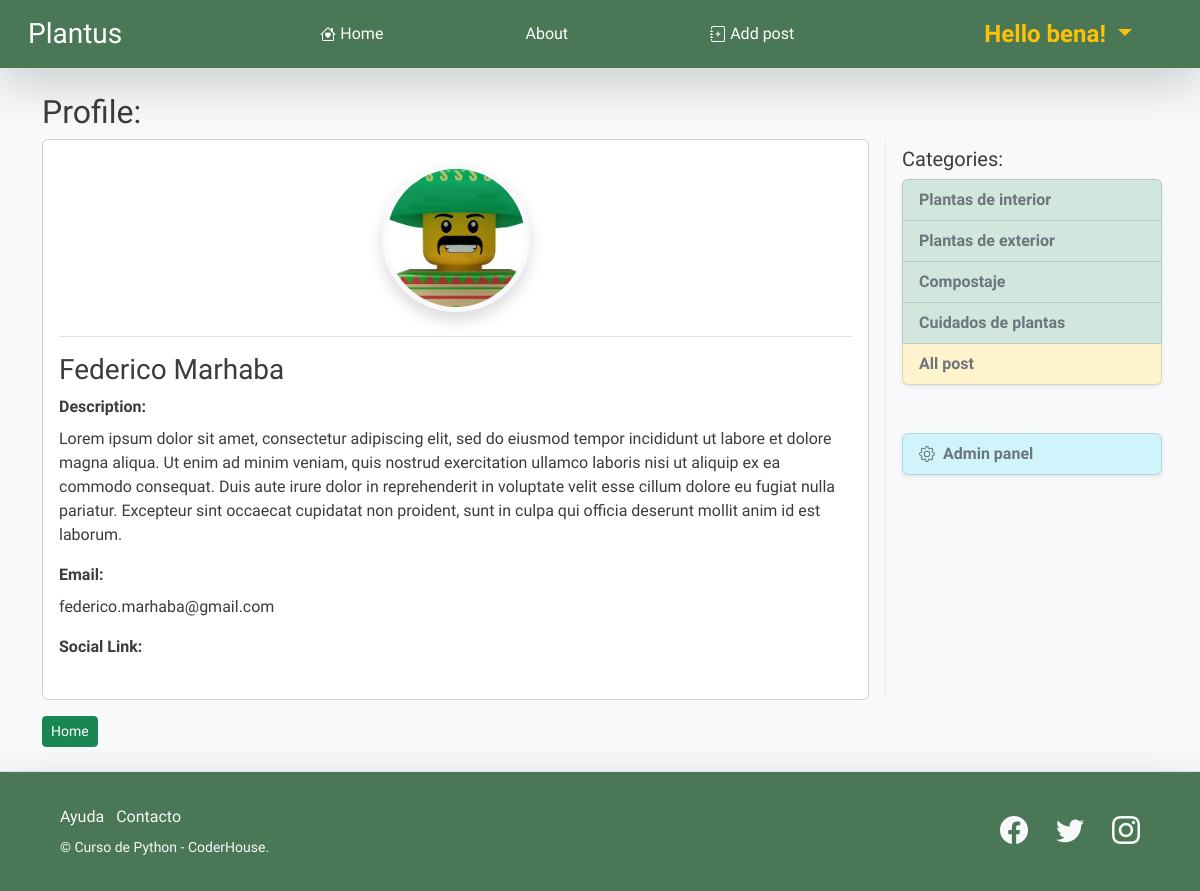
Page /members/user_profile/4/ (signed in) on the committed database.
### blog/models.py (models this page shows, shortened)
class Profile (models.Model):
    user            = models.OneToOneField(User, null=True, on_delete = models.CASCADE)
    description     = models.TextField()
    avatar          = models.ImageField(upload_to='avatars', null=True, blank=True)
    instagram_url   = models.CharField(max_length=256,null=True, blank=True)
    facebook_url    = models.CharField(max_length=256,null=True, blank=True)

class Category (models.Model):
    name = models.CharField(max_length=255)
    def __str__(self):
        return self.name

### plantus_members/views.py (the view)
# urls.py: path('user_profile/<int:pk>/', UserProfileView.as_view(template_name='user_details.html'), name="user_profile"),
class UserProfileView (LoginRequiredMixin, DetailView):
    model           = Profile
    template_name   = "user_details.html"
    def get_context_data(self, *args, **kwargs):
        category_menu = Category.objects.all()
        page_user = get_object_or_404(Profile, id=self.kwargs['pk'])
        context = super(UserProfileView, self).get_context_data(*args, **kwargs)
        context['category_menu'] = category_menu
        context['page_user'] = page_user
        return context

### plantus_members/templates/user_details.html (shortened to what this page needs)
{% extends "base.html" %}
{% load static %}
{% block blog_base %}
<div>
    <h2>
        Profile:
    </h2>
    <div class='row'>
        <div class='col-lg-9 pe-3 '>
            <div class="card">
                <div class="card-body mb-0">
                    <div class=" d-flex justify-content-center pt-2 pb-4 w-100">
                        {% if page_user.avatar.url %}
                        <img src="{{page_user.avatar.url}}" class="img-fluid rounded-circle border border-5 border-light shadow" style="max-width:148px;max-width:148px;"alt="post.author">
                        {% else %}
                        <img src="{% static 'assets/1.jpg' %}" class="img-fluid rounded-circle border border-5 border-light shadow" style="max-width:148px;max-width:148px;"alt="post.author">
                        {% endif %}
                      </div>
                      <div class='border-top pt-3'>
                        <h3>
                            {{page_user.user.first_name}} {{page_user.user.last_name}}
                        </h3>
                        <p class='card-title'>
                            Description:
                        </p>
                        <p class=' fs-6 fw-normal'>
                            {{page_user.description}}
                        </p>
                        <p class='card-title'>
                            Email:
                        </p>
                        <p class=' fs-6 fw-normal'>
                            {{page_user.user.email}}
                        </p>
                        <div class="gap-3">
                            <p class='card-title'>
                                Social Link:
                            </p>
                        </div>
                      </div>
                </div>
              </div>
        </div>
        <div class='d-none d-lg-block col-lg-3 ps-3 border-start border-success p-2 border-opacity-10'>
            <h5> Categories:</h5>
            <ul class="list-group shadow-sm">
                {% for cat in category_menu %}
                    <li class="list-group-item list-group-item-success">
                        <a class='text-decoration-none text-secondary fs-6' href="{% url 'category' cat|slugify %}">
                            {{cat}}
                        </a>
                    </li>
                {% endfor %}
                    <li class="list-group-item list-group-item-warning">
                        <a class='text-decoration-none text-secondary fs-6' href="{% url 'home' %}">
                            All post
                        </a>
                    </li>
            </ul>
            {% if user.is_staff %}
            <div class="mt-5">
                <ul class="list-group shadow-sm">
                    <li class="list-group-item list-group-item-info">
                        <a class='d-flex align-items-center gap-2 text-decoration-none text-secondary fs-6' href="{% url 'admin:index' %}">
                            Admin panel
                        </a>
                    </li>
                </ul>
            </div>
            {% endif%}
        </div>
    </div>
    <a class='btn btn-success btn-sm mt-3' href="{% url 'home' %}">
        Home
    </a>
</div>
{% endblock blog_base %}

### blog/templates/base.html (shortened to what this page needs)
{% load static %}
<!DOCTYPE html>
<html lang="en">
<head>
    <link href="https://unpkg.com/aos@2.3.1/dist/aos.css" rel="stylesheet">
    <link rel="stylesheet" href="https://cdn.jsdelivr.net/npm/bootstrap-icons@1.7.1/font/bootstrap-icons.css">
    <link href="https://cdn.jsdelivr.net/npm/bootstrap@5.2.0/dist/css/bootstrap.min.css" rel="stylesheet">
    <link rel="stylesheet" href="{% static 'css/custom-styles.css' %}">
</head>
<body class='bg-light'>
    <nav class="navbar navbar-expand-lg navbar-dark bg-dark border-bottom shadow-lg">
        <div class="container-fluid">
          <a class="navbar-brand ps-3 fs-3" href="{% url 'home' %}">Plantus</a>
          <div class="collapse navbar-collapse  w-100" id="navbarSupportedContent">
            <ul class="navbar-nav me-auto mb-2 mb-lg-0 w-100 px-5 justify-content-evenly fs-6">
                <li class="nav-item">
                    <a class="nav-link active d-flex align-items-center gap-1" aria-current="page" href="{% url 'home' %}">
                         Home
                    </a>
                </li>
                <li class="nav-item"><a class="nav-link active" href="#">About</a></li>
            {% if  user.is_authenticated %}
                <li class="nav-item">
                    <a class="nav-link d-flex align-items-center gap-1 active" href="{% url 'post_add' %}">
                        Add post
                    </a>
                </li>
            {% endif %}
            </ul>
            {% if  user.is_authenticated %}
            <ul class="navbar-nav me-auto mb-2 mb-lg-0 pe-5">
                    <li class="nav-item dropdown fs-4 fw-normal">
                        <a class="nav-link dropdown-toggle text-warning fw-bold" href="#" role="button" data-bs-toggle="dropdown" aria-expanded="false">
                            Hello {{user}}!
                        </a>
                    </li>
            </ul>
            {% else %}
            <ul class="navbar-nav me-auto mb-2 mb-lg-0 pe-5 fs-4 fw-normal">
                <li class="nav-item"><a class="nav-link text-warning fw-bold" href="{% url 'login' %}">Login</a></li>
            </ul>
            {% endif %}
          </div>
        </div>
    </nav>
    <main class="container pt-4 pb-4">
        {% block blog_base %}
        {% endblock blog_base %}
    </main>
    <footer class="footer bg-dark navbar-dark border-top shadow-lg px-5">
        <div class="container-fluid">
            <div class="row">
                <div class="col-lg-6 h-100 text-center text-lg-start my-auto">
                    <ul class="list-inline mb-2 text-light">
                        <li class="list-inline-item">
                            <a class="nav-link " href="#!">Ayuda</a>
                        </li>
                        <li class="list-inline-item">
                            <a class="nav-link" href="#!">Contacto</a>
                        </li>
                    </ul>
                    <p class="small mb-4 mb-lg-0 text-light">&copy; Curso de Python - CoderHouse.</p>
                </div>
                <div class="col-lg-6 h-100 text-center text-lg-end my-auto">
                    <ul class="list-inline mb-0 text-light">
                        <li class="list-inline-item me-4">
                            <a class="nav-link" href="#!"><i class="bi-facebook fs-3"></i></a>
                        </li>
                        <li class="list-inline-item me-4">
                            <a class="nav-link" href="#!"><i class="bi-twitter fs-3"></i></a>
                        </li>
                        <li class="list-inline-item">
                            <a class="nav-link" href="https://www.instagram.com/espndeportes/?hl=es"><i class="bi-instagram fs-3"></i></a>
                        </li>
                    </ul>
                </div>
            </div>
        </div>
    </footer>
</body>
</html>

### blog/static/css/custom-styles.css (style rules this page uses)
:root { --bs-font-sans-serif: 'Raleway', sans-serif; --bs-body-font-family: var(--bs-font-sans-serif); }
body { color:rgb(60, 60, 60) }
.bg-dark { background-color: #4A7856 !important; }
.text-warning { color: #FAA025; }
.navbar { min-height: 5vh; }
main { min-height: 80vh; font-weight: 600; }
.footer { display: flex; align-items: center; min-height: 15vh; }

### rows in the picture
Profile: avatar (picture), user.first_name "Federico", user.last_name "Marhaba", description "Lorem ipsum dolor sit amet, consectetur adipiscing elit, sed do eiusmod tempor incididunt ut labore et dolore magna aliqua. Ut enim ad minim veniam, quis nostrud exercitation ullamco laboris nisi ut aliquip ex ea commodo consequat. Duis aute irure dolor in reprehenderit in voluptate velit esse cillum dolore eu fugiat nulla pariatur. Excepteur sint occaecat cupidatat non proident, sunt in culpa qui officia deserunt mollit anim id est laborum.", user.email "federico.marhaba@gmail.com"
Category: name "Plantas de interior"
Category: name "Plantas de exterior"
Category: name "Compostaje"
Category: name "Cuidados de plantas"

### other values in the picture
{{ user }} "bena"
